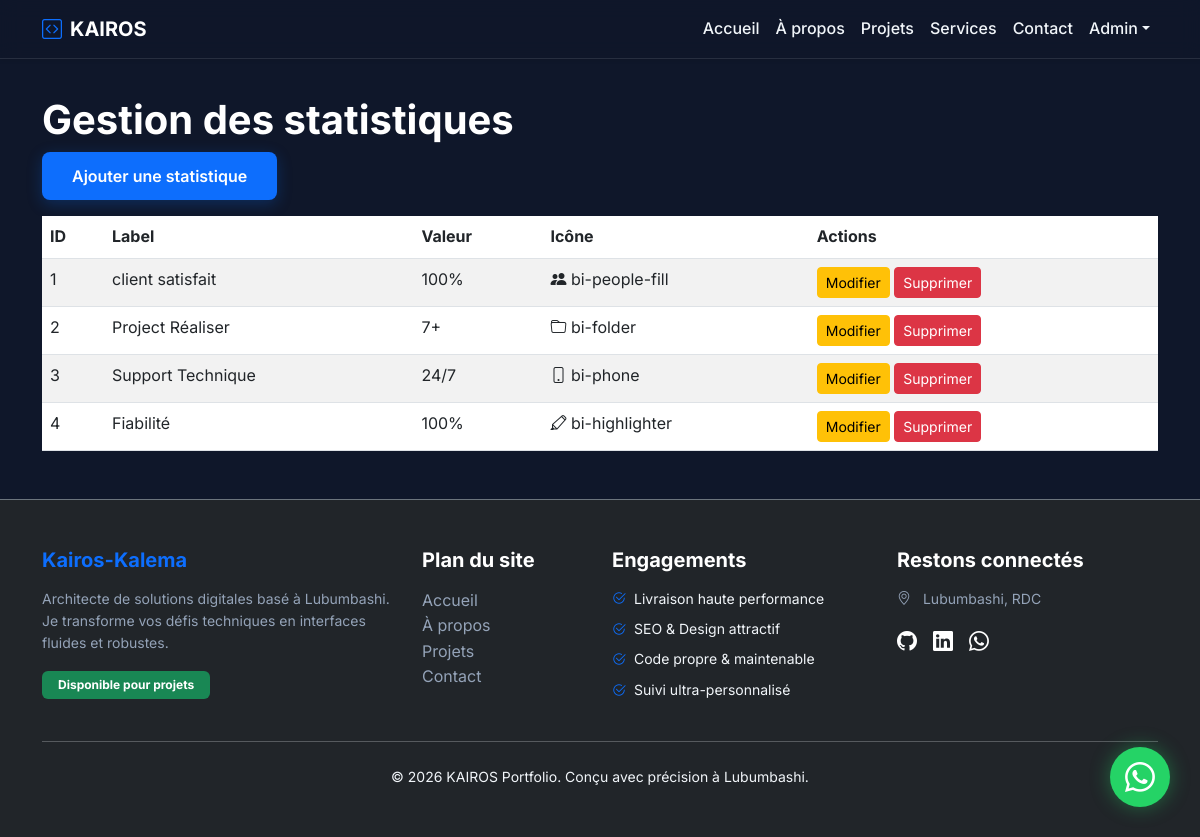
Page /admin/stats (signed in) on the committed database.
### app/models.py (models this page shows)
class Stat(db.Model):
    id = db.Column(db.Integer, primary_key=True)
    label = db.Column(db.String(50))
    value = db.Column(db.String(50))
    icon = db.Column(db.String(50))

### app/admin/route.py (the view)
@bp.route('/stats')
@login_required
@admin_required
def stats():
    stats = Stat.query.all()
    return render_template('admin/stats.html', stats=stats)

### app/admin/route.py (called while the page is built)
def admin_required(f):
    @wraps(f)
    def decorated(*args, **kwargs):
        if not current_user.is_authenticated or not current_user.is_admin:
            flash('Accès réservé aux administrateurs.', 'danger')
            return redirect(url_for('auth.login'))
        return f(*args, **kwargs)
    return decorated

### app/templates/admin/stats.html
{% extends 'base.html' %}
{% block content %}
<div class="container mt-4">
    <h1>Gestion des statistiques</h1>
    <a href="{{ url_for('admin.stat_new') }}" class="btn btn-primary mb-3">Ajouter une statistique</a>
    <table class="table table-striped">
        <thead>
            <tr>
                <th>ID</th>
                <th>Label</th>
                <th>Valeur</th>
                <th>Icône</th>
                <th>Actions</th>
            </thead>
        <tbody>
            {% for s in stats %}
            <tr>
                <td>{{ s.id }}</td>
                <td>{{ s.label }}</td>
                <td>{{ s.value }}</td>
                <td><i class="bi {{ s.icon }}"></i> {{ s.icon }}</td>
                <td>
                    <a href="{{ url_for('admin.stat_edit', id=s.id) }}" class="btn btn-sm btn-warning">Modifier</a>
                    <form action="{{ url_for('admin.stat_delete', id=s.id) }}" method="POST" style="display:inline;">
                        <button type="submit" class="btn btn-sm btn-danger" onclick="return confirm('Supprimer cette statistique ?')">Supprimer</button>
                    </form>
                </td>
            </tr>
            {% endfor %}
        </tbody>
    </table>
</div>
{% endblock %}

### app/static/css/style.css (style rules this page uses)
:root { --primary: #0d6efd; --primary-glow: rgba(13, 110, 253, 0.25); --dark-bg: #0f172a; --card-bg: rgba(255, 255, 255, 0.03); --border-color: rgba(255, 255, 255, 0.1); --text-main: #f1f5f9; --text-muted: #94a3b8; --success: #10b981; }
body { font-family: 'Inter', sans-serif; color: var(--text-main); background-color: var(--dark-bg); overflow-x: hidden; line-height: 1.6; }
p, li, label, span, div:not(.vscode-footer) { color: var(--text-main); }
h1, h2, h3, h4, h5, h6, .h1, .h2, .h3, .h4, .h5, .h6 { color: #ffffff !important; font-weight: 700; }
.btn-primary { background: var(--primary); border: none; padding: 12px 30px; border-radius: 8px; font-weight: 600; box-shadow: 0 4px 15px var(--primary-glow); }

### rows in the picture
Stat: id "1", label "client satisfait", value "100%", icon "bi-people-fill"
Stat: id "2", label "Project Réaliser", value "7+", icon "bi-folder"
Stat: id "3", label "Support Technique", value "24/7", icon "bi-phone"
Stat: id "4", label "Fiabilité", value "100%", icon "bi-highlighter"
